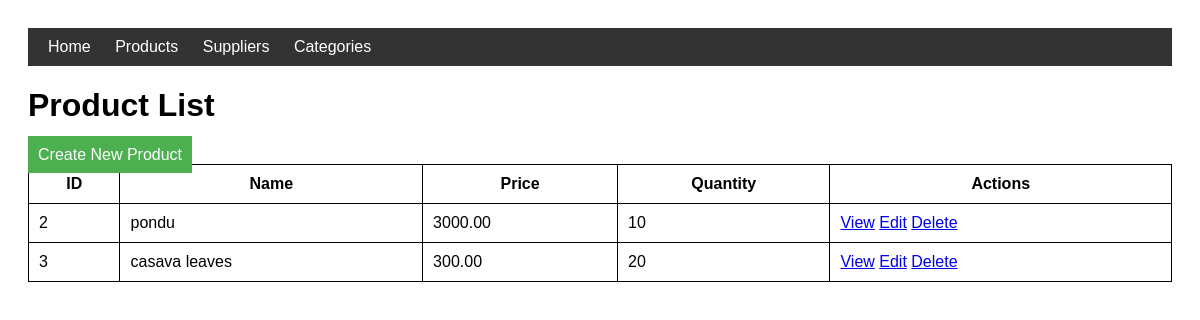
Page /inventory/products/ on the earlier database version.
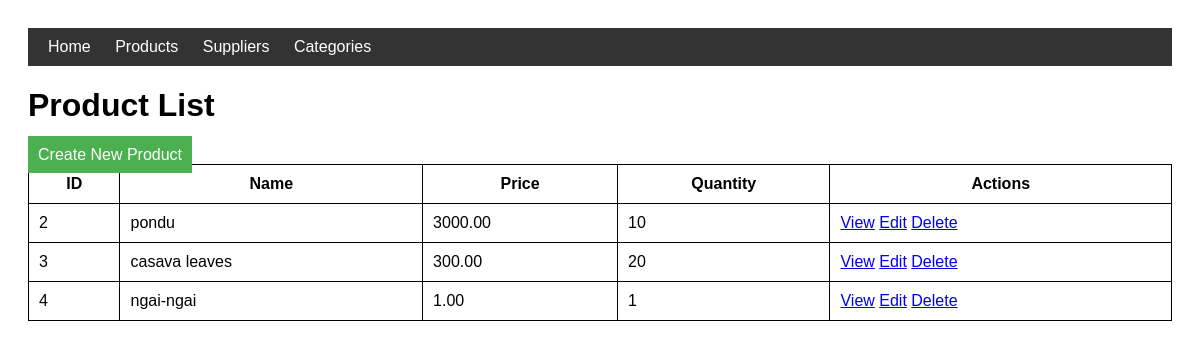
Same page on the later database version.
### inventory/models.py (models this page shows, shortened)
class Product(models.Model):
    name = models.CharField(max_length=100)
    category = models.ForeignKey(Category, on_delete=models.CASCADE)
    description = models.TextField(blank=True, null=True)
    price = models.DecimalField(max_digits=10, decimal_places=2)
    quantity = models.PositiveIntegerField()

### inventory/views.py (the view)
# urls.py: path('products/', product_list, name='product-list'),
def product_list(request):
    products = Product.objects.all()
    return render(request, 'product_list.html', {'products': products})

### inventory/templates/product_list.html (shortened to what this page needs)
{% extends 'base.html' %}
{% block content %}
<h1>Product List</h1>
<a href="{% url 'product-create' %}" class="btn">Create New Product</a>
<table>
    <tr>
        <th>ID</th>
        <th>Name</th>
        <th>Price</th>
        <th>Quantity</th>
        <th>Actions</th>
    </tr>
    {% for product in products %}
    <tr>
        <td>{{ product.id }}</td>
        <td>{{ product.name }}</td>
        <td>{{ product.price }}</td>
        <td>{{ product.quantity }}</td>
        <td>
            <a href="{% url 'product-detail' product.id %}">View</a>
            <a href="{% url 'product-update' product.id %}">Edit</a>
            <a href="{% url 'product-delete' product.id %}">Delete</a>
        </td>
    </tr>
    {% endfor %}
</table>
{% endblock %}

### inventory/templates/base.html (shortened to what this page needs)
<!DOCTYPE html>
<html lang="en">
<head>
</head>
<body>
<div class="navbar">
    <a href="/">Home</a>
    <a href="{% url 'product-list' %}">Products</a>
    <a href="{% url 'supplier-list' %}">Suppliers</a>
    <a href="{% url 'category-list' %}">Categories</a>
</div>
<div class="content">
    {% block content %}
    {% endblock %}
</div>
</body>
</html>

### inventory/templates/base.html (style rules this page uses)
body { font-family: Arial, sans-serif; padding: 20px; }
.navbar { background-color: #333; color: white; padding: 10px; margin-bottom: 20px; }
.navbar a { color: white; padding: 10px; text-decoration: none; }
table { width: 100%; border-collapse: collapse; }
table, th, td { border: 1px solid black; padding: 10px; }
.btn { background-color: #4CAF50; color: white; padding: 10px; text-decoration: none; margin-right: 10px; }

Differences in the rows shown:
added Product: id "4", name "ngai-ngai", price "1.00", quantity "1"
